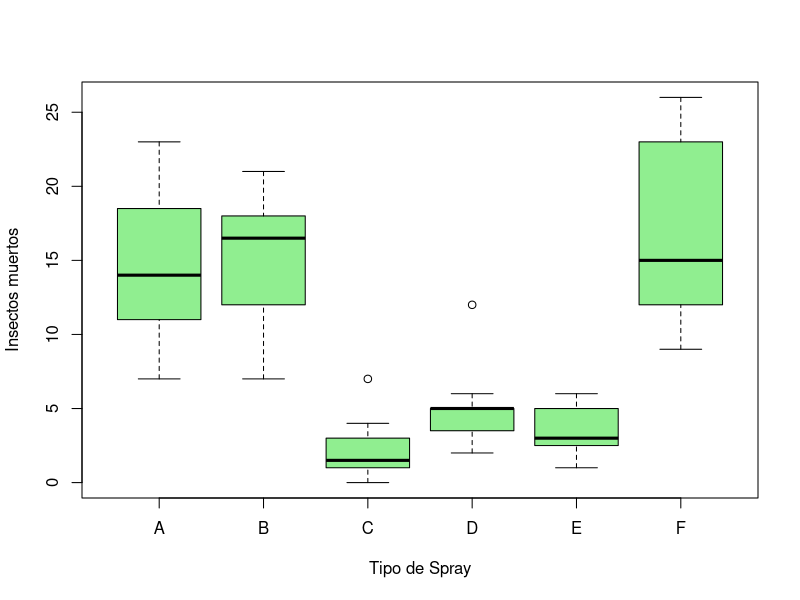

Source code (R):
## ---- chunk 1
knitr::opts_chunk$set(echo = TRUE)
## ---- chunk 2
data = InsectSprays
head(data)
str(data)
## ---- chunk 3
by(data$count, data$spray, FUN = summary)
## ---- chunk 4
aggregate(count~spray, data = data, FUN = sd)
## ---- chunk 5
boxplot(count~spray, data = data, col="lightgreen",
        xlab = "Tipo de Spray", ylab = "Insectos muertos")
